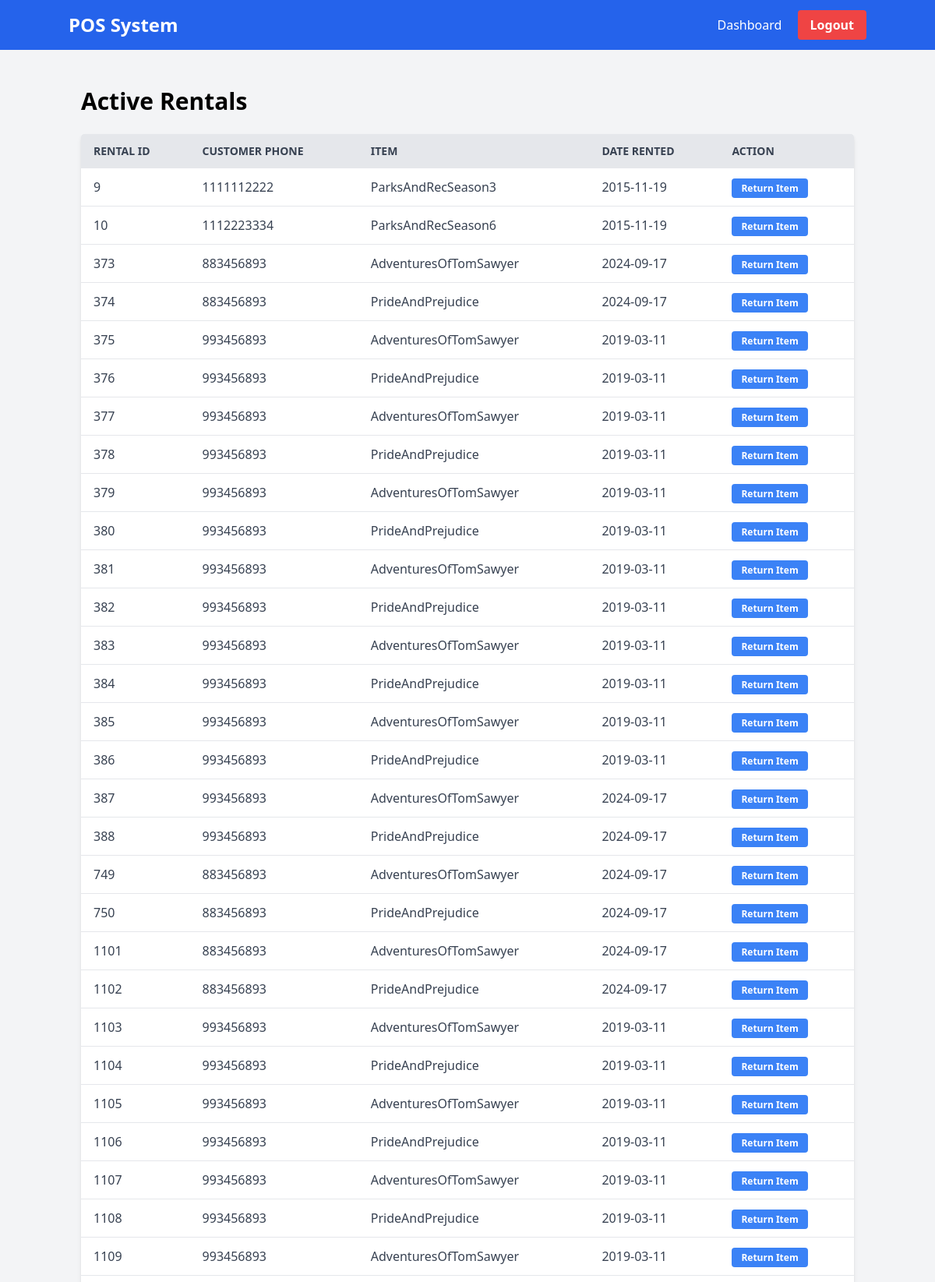
The page /rentals (signed in, upper part) on the database its author committed.
### models.py (models this page shows)
class Rental(db.Model):
    id = db.Column(db.Integer, primary_key=True)
    user_phone = db.Column(db.String(20), nullable=False) # Legacy system uses phone number as user ID for rentals
    item_id = db.Column(db.Integer, db.ForeignKey('item.id'), nullable=False)
    rental_date = db.Column(db.DateTime, default=datetime.utcnow)
    return_date = db.Column(db.DateTime, nullable=True)
    is_returned = db.Column(db.Boolean, default=False)
    item = db.relationship('Item', backref=db.backref('rentals', lazy=True))

class Item(db.Model):
    id = db.Column(db.Integer, primary_key=True) # Auto-incrementing PK
    legacy_id = db.Column(db.Integer, nullable=False) # ID from text files
    name = db.Column(db.String(100), nullable=False)
    price = db.Column(db.Float, nullable=False)
    stock_quantity = db.Column(db.Integer, default=0)
    type = db.Column(db.String(20), default='sale') # 'sale' or 'rental'

### app.py (the view)
@app.route('/rentals')
@login_required
def rentals():
    active_rentals = Rental.query.filter_by(is_returned=False).all()
    return render_template('rentals.html', rentals=active_rentals)

### app.py (called while the page is built)
@login_manager.user_loader
def load_user(user_id):
    return db.session.get(User, int(user_id))

### templates/rentals.html (shortened to what this page needs)
<!DOCTYPE html>
<html lang="en">
<head>
    <link href="https://cdn.jsdelivr.net/npm/tailwindcss@2.2.19/dist/tailwind.min.css" rel="stylesheet">
</head>
<body class="bg-gray-100">
    <nav class="bg-blue-600 p-4 text-white flex justify-between items-center">
        <div class="container mx-auto flex justify-between items-center">
            <h1 class="text-2xl font-bold"><a href="{{ url_for('index') }}">POS System</a></h1>
            <div>
                <a href="{{ url_for('index') }}" class="text-white hover:underline mr-4">Dashboard</a>
                <a href="{{ url_for('logout') }}" class="bg-red-500 hover:bg-red-700 text-white font-bold py-2 px-4 rounded">Logout</a>
            </div>
        </div>
    </nav>
    <div class="container mx-auto mt-8 p-4">
        <h2 class="text-3xl font-bold mb-6">Active Rentals</h2>
        <div class="bg-white shadow-md rounded my-6 overflow-x-auto">
            <table class="min-w-full bg-white">
                <thead>
                    <tr>
                        <th class="py-3 px-4 uppercase font-semibold text-sm text-left bg-gray-200 text-gray-700">Rental ID</th>
                        <th class="py-3 px-4 uppercase font-semibold text-sm text-left bg-gray-200 text-gray-700">Customer Phone</th>
                        <th class="py-3 px-4 uppercase font-semibold text-sm text-left bg-gray-200 text-gray-700">Item</th>
                        <th class="py-3 px-4 uppercase font-semibold text-sm text-left bg-gray-200 text-gray-700">Date Rented</th>
                        <th class="py-3 px-4 uppercase font-semibold text-sm text-left bg-gray-200 text-gray-700">Action</th>
                    </tr>
                </thead>
                <tbody class="text-gray-700">
                    {% for rental in rentals %}
                    <tr>
                        <td class="py-3 px-4 border-b border-gray-200">{{ rental.id }}</td>
                        <td class="py-3 px-4 border-b border-gray-200">{{ rental.user_phone }}</td>
                        <td class="py-3 px-4 border-b border-gray-200">{{ rental.item.name }}</td>
                        <td class="py-3 px-4 border-b border-gray-200">{{ rental.rental_date.strftime('%Y-%m-%d') }}</td>
                        <td class="py-3 px-4 border-b border-gray-200">
                            <a href="{{ url_for('return_rental', rental_id=rental.id) }}" class="bg-blue-500 hover:bg-blue-700 text-white font-bold py-1 px-3 rounded text-xs">
                                Return Item
                            </a>
                        </td>
                    </tr>
                    {% else %}
                    <tr>
                        <td colspan="5" class="py-4 px-4 text-center text-gray-500">No active rentals found.</td>
                    </tr>
                    {% endfor %}
                </tbody>
            </table>
        </div>
    </div>
</body>
</html>

### rows shown on the page
Rental: id "9", user_phone "1111112222", item.name "ParksAndRecSeason3", rental_date "2015-11-19"
Rental: id "10", user_phone "1112223334", item.name "ParksAndRecSeason6", rental_date "2015-11-19"
Rental: id "373", user_phone "883456893", item.name "AdventuresOfTomSawyer", rental_date "2024-09-17"
Rental: id "374", user_phone "883456893", item.name "PrideAndPrejudice", rental_date "2024-09-17"
Rental: id "375", user_phone "993456893", item.name "AdventuresOfTomSawyer", rental_date "2019-03-11"
Rental: id "376", user_phone "993456893", item.name "PrideAndPrejudice", rental_date "2019-03-11"
Rental: id "377", user_phone "993456893", item.name "AdventuresOfTomSawyer", rental_date "2019-03-11"
Rental: id "378", user_phone "993456893", item.name "PrideAndPrejudice", rental_date "2019-03-11"
Rental: id "379", user_phone "993456893", item.name "AdventuresOfTomSawyer", rental_date "2019-03-11"
Rental: id "380", user_phone "993456893", item.name "PrideAndPrejudice", rental_date "2019-03-11"
Rental: id "381", user_phone "993456893", item.name "AdventuresOfTomSawyer", rental_date "2019-03-11"
Rental: id "382", user_phone "993456893", item.name "PrideAndPrejudice", rental_date "2019-03-11"
Rental: id "383", user_phone "993456893", item.name "AdventuresOfTomSawyer", rental_date "2019-03-11"
Rental: id "384", user_phone "993456893", item.name "PrideAndPrejudice", rental_date "2019-03-11"
Rental: id "385", user_phone "993456893", item.name "AdventuresOfTomSawyer", rental_date "2019-03-11"
Rental: id "386", user_phone "993456893", item.name "PrideAndPrejudice", rental_date "2019-03-11"
Rental: id "387", user_phone "993456893", item.name "AdventuresOfTomSawyer", rental_date "2024-09-17"
Rental: id "388", user_phone "993456893", item.name "PrideAndPrejudice", rental_date "2024-09-17"
Rental: id "749", user_phone "883456893", item.name "AdventuresOfTomSawyer", rental_date "2024-09-17"
Rental: id "750", user_phone "883456893", item.name "PrideAndPrejudice", rental_date "2024-09-17"
Rental: id "1101", user_phone "883456893", item.name "AdventuresOfTomSawyer", rental_date "2024-09-17"
Rental: id "1102", user_phone "883456893", item.name "PrideAndPrejudice", rental_date "2024-09-17"
Rental: id "1103", user_phone "993456893", item.name "AdventuresOfTomSawyer", rental_date "2019-03-11"
Rental: id "1104", user_phone "993456893", item.name "PrideAndPrejudice", rental_date "2019-03-11"
Rental: id "1105", user_phone "993456893", item.name "AdventuresOfTomSawyer", rental_date "2019-03-11"
Rental: id "1106", user_phone "993456893", item.name "PrideAndPrejudice", rental_date "2019-03-11"
Rental: id "1107", user_phone "993456893", item.name "AdventuresOfTomSawyer", rental_date "2019-03-11"
Rental: id "1108", user_phone "993456893", item.name "PrideAndPrejudice", rental_date "2019-03-11"
Rental: id "1109", user_phone "993456893", item.name "AdventuresOfTomSawyer", rental_date "2019-03-11"
